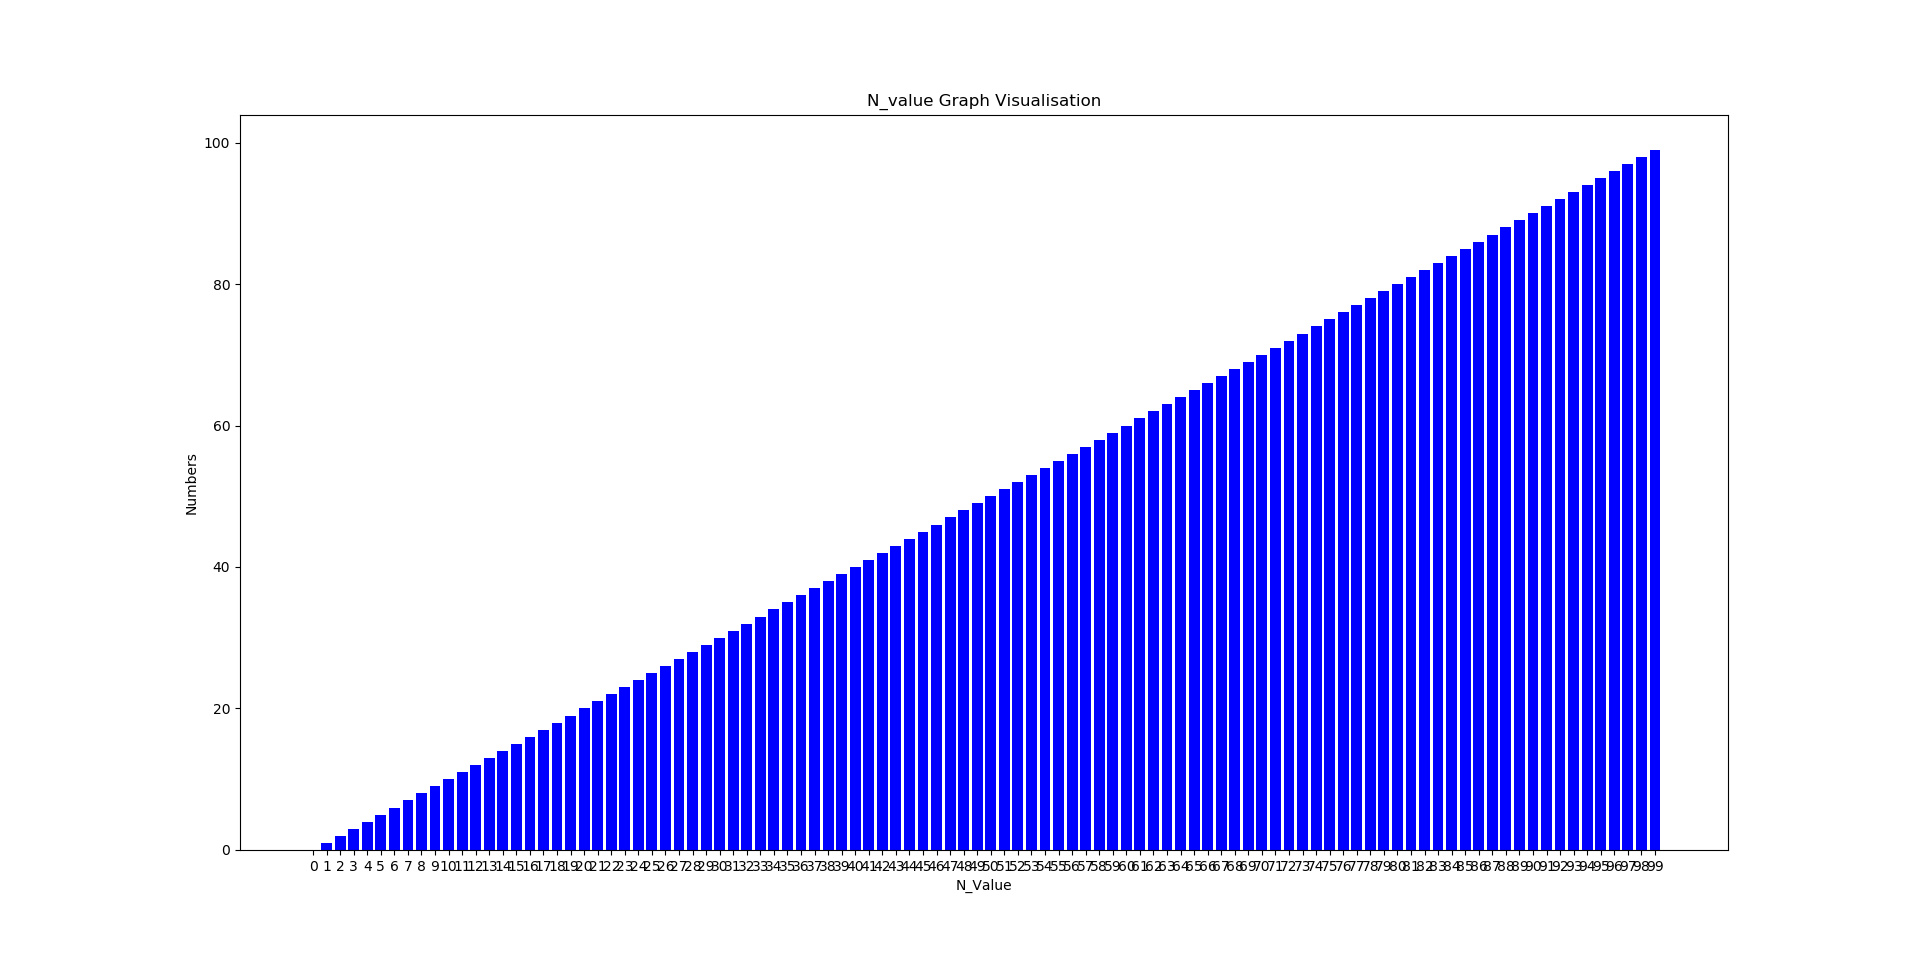

This figure's Python source:
import matplotlib.pyplot as plt

single_value =[]
nums = []

for i in range(100):
	single_value.append(i)
	nums.append(i)

plt.bar(range(len(single_value)), list(single_value), align='center', color='b')
plt.xticks(range(len(nums)), list(nums))
plt.xlabel("N_Value")
plt.ylabel("Numbers")
plt.title("N_value Graph Visualisation")
plt.show()
